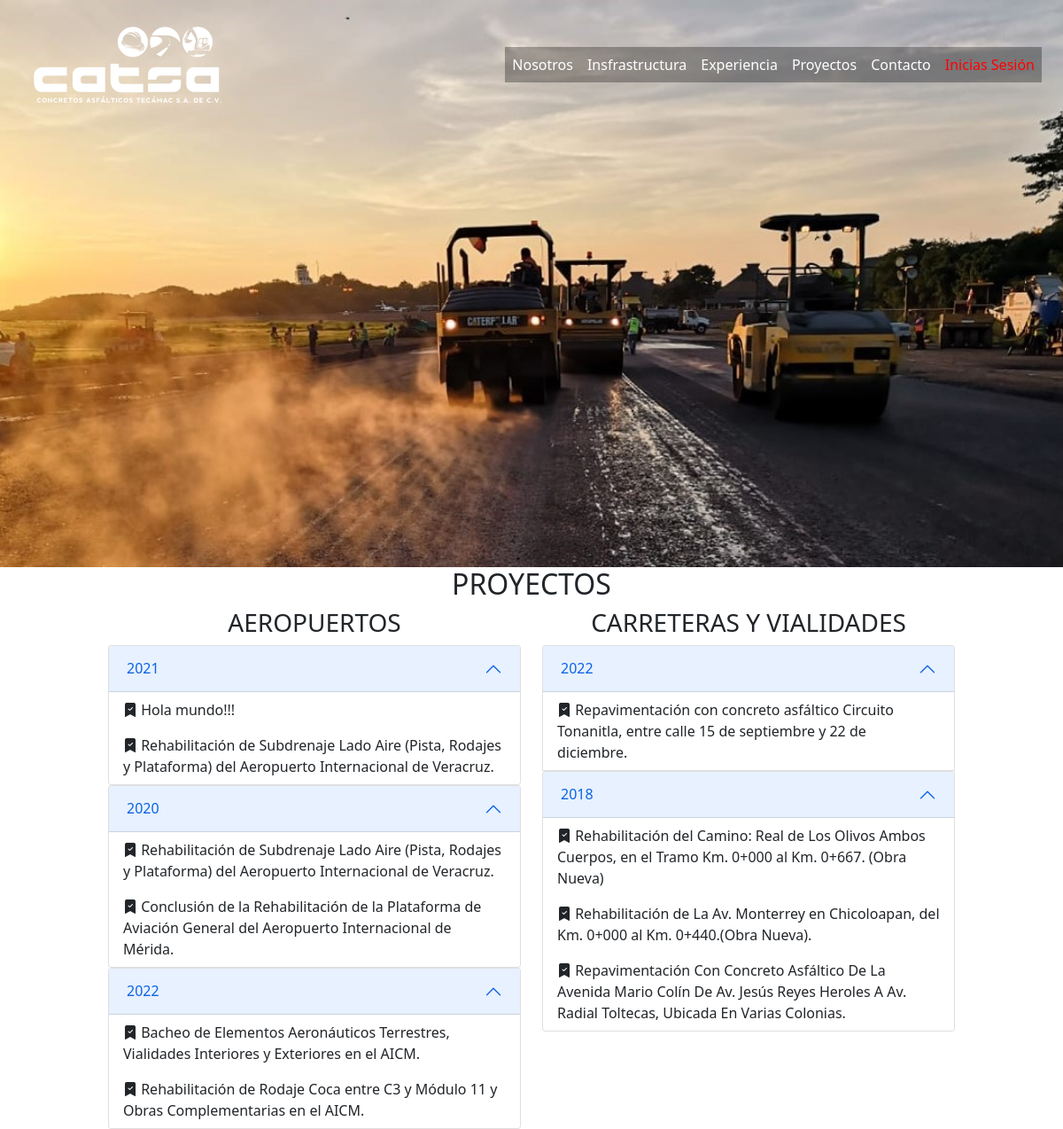
The app's page /proyectos (upper part), older data.
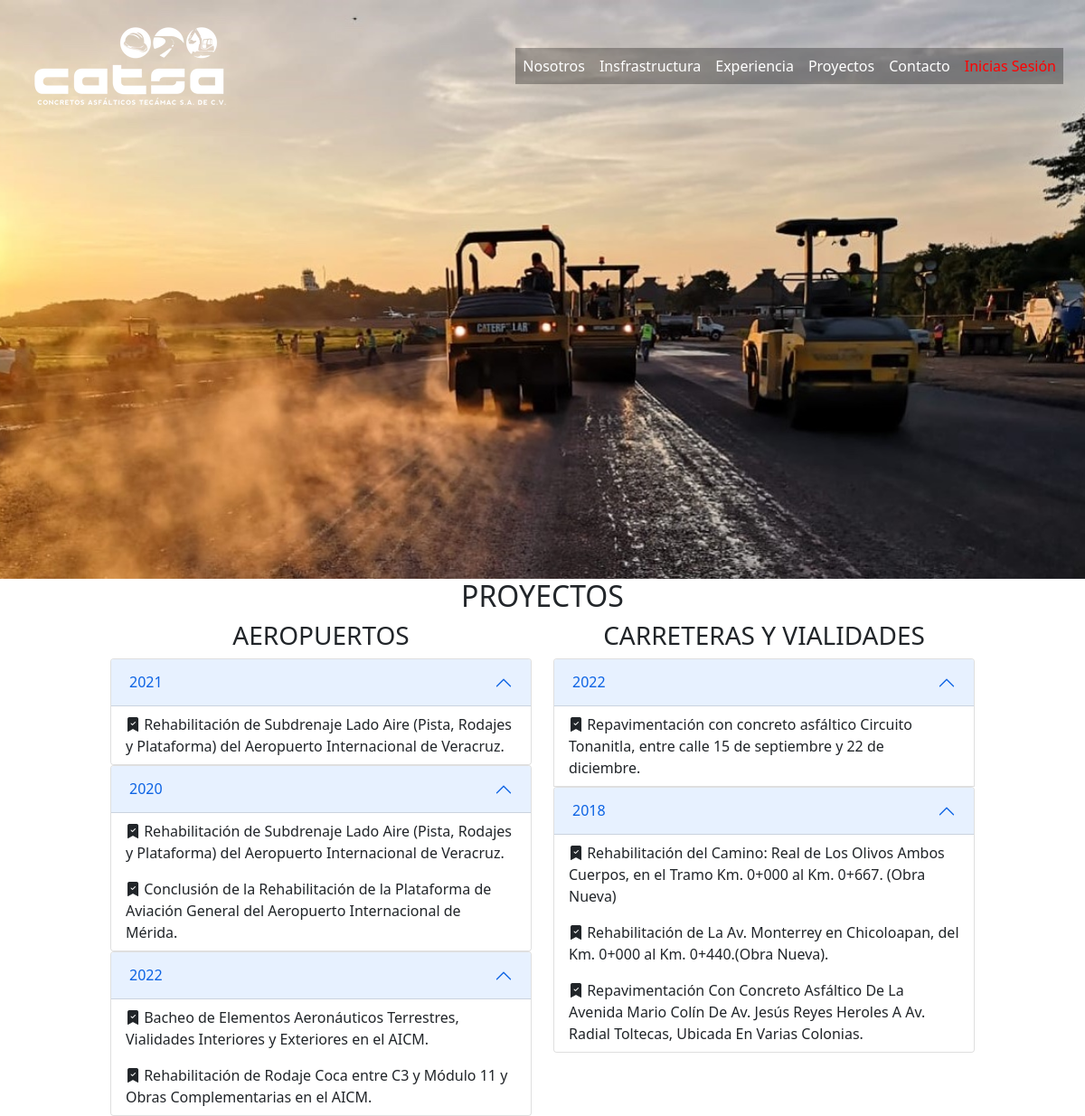
The same page, newer data.
### clientes/models.py (models this page shows, shortened)
class Proyecto(models.Model):
    YEAR_CHOICES = []
    for r in range(2000, (datetime.datetime.now().year+1)):
        YEAR_CHOICES.append((r,r))
    nombre_proyecto=models.CharField(max_length=500, blank=False)
    tipo_proyecto=models.CharField(max_length=50, blank=False)
    year = models.IntegerField(choices=YEAR_CHOICES,default=datetime.datetime.now().year)
    autor=models.ForeignKey(User, on_delete=models.CASCADE)
    clientes=models.ManyToManyField(Cliente, blank=False)
    imagen =models.ImageField(upload_to="proyectos",  null=True, blank=True, default=None)
    created=models.DateTimeField(auto_now_add=True)
    updated=models.DateTimeField(auto_now_add=True)
    class Meta:
        verbose_name='proyecto'
        verbose_name_plural='proyectos'

### clientes/views.py (the view)
# urls.py: path('proyectos', views.proyecto, name="Proyectos"),
def proyecto(request):
    proyectos=Proyecto.objects.all()
    proyectosAeropuerto=Proyecto.objects.filter(tipo_proyecto="Aeropuertos")
    proyectosViales=Proyecto.objects.filter(tipo_proyecto="CARRETERAS Y VIALIDADES")
    return render(request, "clientes/proyectos.html", {"proyectos": proyectos, "proyectosAeropuerto":proyectosAeropuerto, "proyectosViales":proyectosViales})

### clientes/templates/clientes/proyectos.html
{%extends "Catsaweb/base.html"%}
{% load static%}
{%block content%}
<section class="container-fluid">
    <div class="row justify-content-center">
        <div class="col-12 col-xs-12 col-sm-12 col-md-12 col-lg-12 col-xl-12 text-center">
            <h3 class="text-sm-center text-md-center text-lg-center text-xl-center text-center fs-2"> PROYECTOS</h3>
        </div>
        <div class="row justify-content-center">
            <div class=" col-xs-5 col-sm-5 col-md-5 col-lg-5 col-xl-5">
                <h4 class="text-sm-center text-md-center text-lg-center text-xl-center text-center fs-3">
                    AEROPUERTOS</h4>
                {% regroup proyectosAeropuerto by year as proyectos_list %}
                {% for yearGroup in proyectos_list %}
                    <div class="accordion" id="accordionPanelsStayOpenExample">
                       <div class="accordion-item">
                            <h2 class="accordion-header" id="aeropuerto-headingOne">
                                <button class="accordion-button " type="button" data-bs-toggle="collapse"
                                        data-bs-target="#panelsStayOpen-aeropuerto" aria-expanded="true"
                                        aria-controls="panelsStayOpen-aeropuerto">{{ yearGroup.grouper }}
                                </button>
                            </h2>
                             {% for proyectosName in yearGroup.list %}
                            <ul class="list-group border-0 accordion-collapse collapse show" id="panelsStayOpen-aeropuerto"
                                aria-labelledby="panelsStayOpen-aeropuerto">
                            <li class=" list-group-item border-0 bi bi-bookmark-check-fill">
                                {{ proyectosName.nombre_proyecto }}
                            </li>
                             {% endfor %}
                            </ul>
                        </div>
                    </div>
                {% endfor %}
                </div>
                <div class=" col-xs-5 col-sm-5 col-md-5 col-lg-5 col-xl-5">
                    <h4 class="text-sm-center text-md-center text-lg-center text-xl-center text-center fs-3">
                        CARRETERAS Y VIALIDADES</h4>
                    {% regroup proyectosViales by year as proyectos_list %}
                        {% for yearGroup in proyectos_list %}
                            <div class="accordion" id="accordionPanelsStayOpenExample">
                            <div class="accordion-item">
                                <h2 class="accordion-header" id="vialidad-headingOne">
                                    <button class="accordion-button " type="button" data-bs-toggle="collapse"
                                            data-bs-target="#panelsStayOpen-vialidad" aria-expanded="true"
                                            aria-controls="panelsStayOpen-vialidad">  {{ yearGroup.grouper }}
                                    </button>
                                </h2>
                                {% for proyectosName in yearGroup.list %}
                                    <ul class="list-group border-0 accordion-collapse collapse show"
                                        id="panelsStayOpen-vialidad"
                                        aria-labelledby="panelsStayOpen-vialidad">
                                    <li class=" list-group-item border-0 bi bi-bookmark-check-fill">
                                        {{ proyectosName.nombre_proyecto }}
                                    </li>
                                {% endfor %}
                            </ul>
                        </div>
                    {% endfor %}
                    </div>
                </div>
            </div>
       </div>
    </div>
</section>
{%endblock%}

### Catsaweb/template/Catsaweb/base.html (shortened to what this page needs)
<!DOCTYPE html>
<html lang="es">
<head>
    {% load static %}
    <link rel="stylesheet" href="{% static 'Catsaweb/css/catsa2.css' %}">
    <link
            rel="stylesheet"
            href="https://cdn.jsdelivr.net/npm/bootstrap-icons@1.7.2/font/bootstrap-icons.css"
    />
    <link
            href="https://cdn.jsdelivr.net/npm/bootstrap@5.1.3/dist/css/bootstrap.min.css"
            rel="stylesheet"
    />
</head>
<body>
<div class="container-fluid backheader">
    <header>
        <nav class="navbar navbar-expand-lg navbar-light">
            <div class="container-fluid">
                <img
                        class="navbar-brand"
                        src="{% static 'Catsaweb/images/LogoCatsaTransparenciaBlanco.png' %}"
                        alt=""/>
                <div
                        class="collapse navbar-collapse justify-content-end"
                        id="navbarNav">
                    <ul class="navbar-nav">
                        <li class="nav-item">
                            <a
                                    class="nav-link active"
                                    style="color: white"
                                    aria-current="page"
                                    href="{% url 'Home' %}"
                            >Nosotros</a>
                        </li>
                        <li class="nav-item">
                            <a
                                    class="nav-link active"
                                    style="color: white"
                                    href="{% url 'Insfrastructuras' %}"
                            >Insfrastructura</a>
                        </li>
                        <li class="nav-item">
                            <a
                                    class="nav-link active"
                                    style="color: white"
                                    href="{% url 'Experiencias' %}"
                            >Experiencia</a>
                        </li>
                        <li class="nav-item">
                            <a
                                    class="nav-link active"
                                    style="color: white"
                                    href="{% url 'Proyectos' %}"
                            >Proyectos</a>
                        </li>
                        <li class="nav-item">
                            <a
                                    class="nav-link active"
                                    style="color: white"
                                    href="{% url 'Contactos' %}"
                            >Contacto</a>
                        </li>
                        {%if user.is_authenticated %}
                        <li class="nav-item">
                            <a href="{%url  'list_mensajes'%}" class="nav-link active" style="color: red">Mensajes</a>
                        </li>
                        <li class="nav-item">
                            <a href="{%url  'register'%}" class="nav-link active" style="color: red" >Registro</a>
                        </li>
                        <li class="nav-item">
                          <a href="{%url  'logout'%}" class="nav-link active" style="color: red" >Cerrar sesión</a>
                        </li>
                        <li class="nav-item">
                            <a href="#" class="nav-link active" style="color:rgb(126, 192, 126)" >@{{user.username}}</a>
                        </li>
                        {%else%}
                        <li class="nav-item">
                          <a href="{%url 'login'%}" class="nav-link active" style="color: red">Inicias Sesión</a>
                        </li>
                        {%endif%}
                    </ul>
                </div>
            </div>
        </nav>
    </header>
</div>
{%block content%}
{%endblock%}
</body>
</html>

### Catsaweb/static/Catsaweb/css/catsa2.css (style rules this page uses)
* { margin: 0; padding: 0; box-sizing: border-box; }
.backheader { background-image: url("../images/background1.jpg"); background-position: center; background-repeat: no-repeat; background-size: cover; height: 80vh; width: 100%; }
nav a { color: #fff; text-decoration: none; padding: 10px 20px 10px 20px; background: rgba(0, 0, 0, 0.3); }

Row changes from the older to the newer data that the page shows:
removed Proyecto: nombre_proyecto "Hola mundo!!!", shown under "2021"
